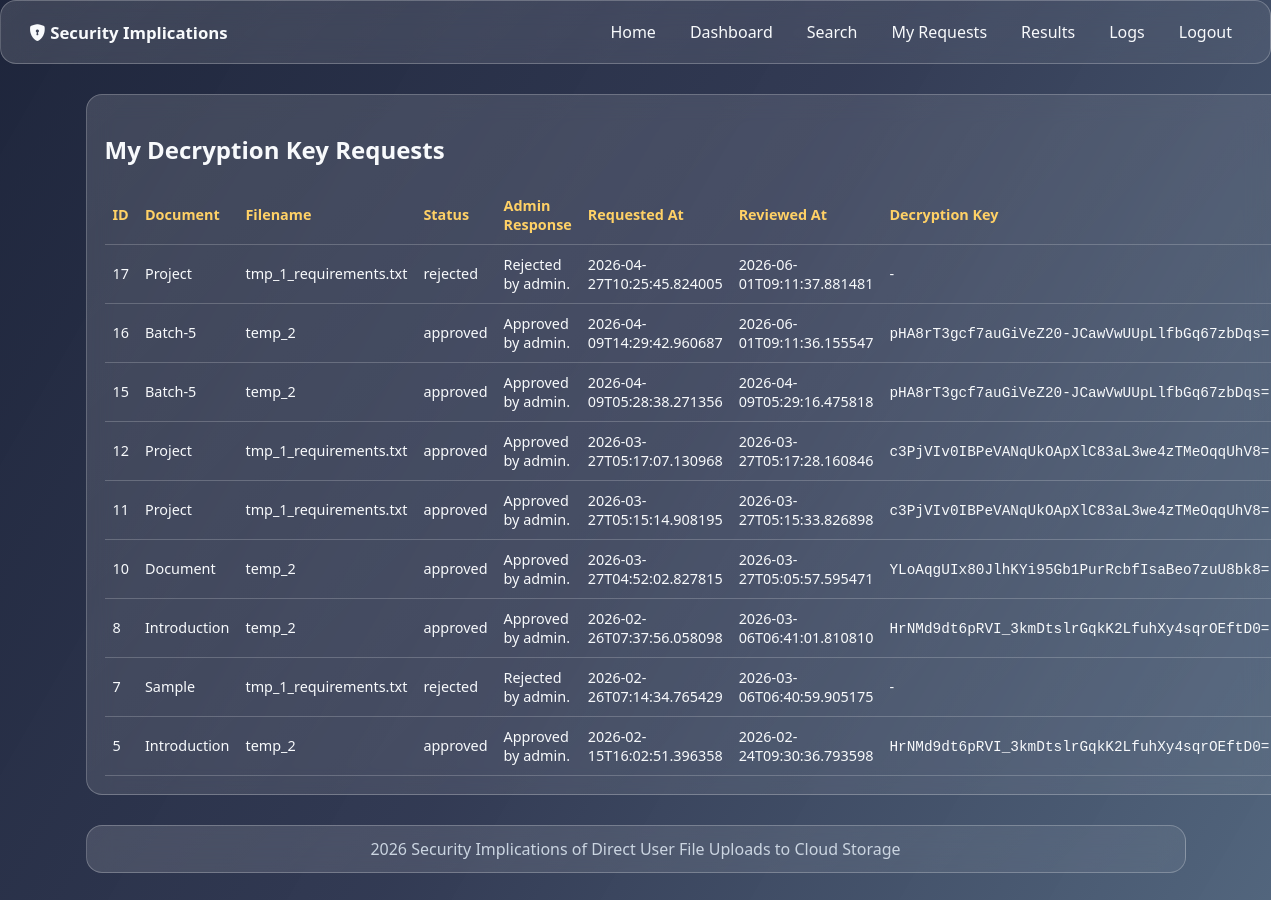
Page /user/requests (signed in) on the committed database.
### tables this page shows
CREATE TABLE decryption_requests (
    id INTEGER PRIMARY KEY AUTOINCREMENT,
    user_id INTEGER NOT NULL,
    file_id INTEGER NOT NULL,
    request_message TEXT NOT NULL,
    status TEXT NOT NULL DEFAULT 'pending',
    admin_response TEXT,
    decryption_key TEXT,
    created_at TEXT NOT NULL,
    reviewed_at TEXT,
    reviewed_by INTEGER,
    FOREIGN KEY(user_id) REFERENCES users(id),
    FOREIGN KEY(file_id) REFERENCES uploads(id),
    FOREIGN KEY(reviewed_by) REFERENCES users(id)
);

CREATE TABLE uploads (
    id INTEGER PRIMARY KEY AUTOINCREMENT,
    user_id INTEGER NOT NULL,
    document_title TEXT NOT NULL,
    original_filename TEXT NOT NULL,
    encrypted_path TEXT NOT NULL,
    file_hash TEXT NOT NULL,
    file_size INTEGER NOT NULL,
    aes_key TEXT NOT NULL,
    blockchain_tx_hash TEXT NOT NULL,
    uploaded_at TEXT NOT NULL,
    key_generation_time REAL NOT NULL,
    encryption_time REAL NOT NULL,
    decryption_time REAL NOT NULL,
    response_time REAL NOT NULL,
    computational_overhead REAL NOT NULL,
    total_change_rate REAL NOT NULL,
    FOREIGN KEY(user_id) REFERENCES users(id)
);

### app.py (the view)
@app.route("/user/requests")
@login_required
def user_requests():
    db = get_db()
    rows = db.execute(
        """
        SELECT dr.*, up.document_title, up.original_filename
        FROM decryption_requests dr
        JOIN uploads up ON up.id = dr.file_id
        WHERE dr.user_id = ?
        ORDER BY dr.id DESC
        """,
        (session["user_id"],),
    ).fetchall()
    return render_template("user_requests.html", rows=rows)

### app.py (called while the page is built)
def get_db():
    if "db" not in g:
        g.db = sqlite3.connect(DB_PATH)
        g.db.row_factory = sqlite3.Row
    return g.db

def login_required(view):
    @wraps(view)
    def wrapped(*args, **kwargs):
        if session.get("user_id") is None:
            return redirect(url_for("login"))
        return view(*args, **kwargs)
    return wrapped

@app.context_processor
def inject_now():
    return {"now_year": datetime.utcnow().year}

### templates/user_requests.html
{% extends "base.html" %}
{% block content %}
<section class="panel glass">
  <h2>My Decryption Key Requests</h2>
  <table>
    <thead>
      <tr>
        <th>ID</th>
        <th>Document</th>
        <th>Filename</th>
        <th>Status</th>
        <th>Admin Response</th>
        <th>Requested At</th>
        <th>Reviewed At</th>
        <th>Decryption Key</th>
      </tr>
    </thead>
    <tbody>
      {% for row in rows %}
      <tr>
        <td>{{ row.id }}</td>
        <td>{{ row.document_title }}</td>
        <td>{{ row.original_filename }}</td>
        <td>{{ row.status }}</td>
        <td>{{ row.admin_response or "-" }}</td>
        <td>{{ row.created_at }}</td>
        <td>{{ row.reviewed_at or "-" }}</td>
        <td>
          {% if row.status == 'approved' %}
            <code>{{ row.decryption_key }}</code>
          {% else %}
            -
          {% endif %}
        </td>
      </tr>
      {% endfor %}
    </tbody>
  </table>
</section>
{% endblock %}

### static/css/style.css (style rules this page uses)
:root { --bg-1: #0b132b; --bg-2: #1c2541; --bg-3: #3a506b; --accent: #5bc0be; --accent-2: #ffd166; --text: #f8fafc; --muted: #cbd5e1; }
* { box-sizing: border-box; }
body { margin: 0; min-height: 100vh; color: var(--text); font-family: "Segoe UI", Tahoma, Geneva, Verdana, sans-serif; background: linear-gradient( 120deg, rgba(11, 19, 43, 0.92), rgba(28, 37, 65, 0.9), rgba(58, 80, 107, 0.88) ), url("https://images.unsplash.com/photo-1558494949-ef010cbdcc31?auto=format&fit=crop&w=1600&q=80") center/cover fixed; }
.glass { background: linear-gradient( 135deg, rgba(255, 255, 255, 0.14), rgba(255, 255, 255, 0.06) ); border: 1px solid rgba(255, 255, 255, 0.24); backdrop-filter: blur(12px); border-radius: 16px; }
.card, .metric-card, .panel { padding: 18px; }
table { width: 100%; border-collapse: collapse; margin-top: 10px; font-size: 0.9rem; }
th, td { border-bottom: 1px solid rgba(255, 255, 255, 0.2); padding: 10px 8px; text-align: left; }
th { color: var(--accent-2); font-weight: 600; }

### rows in the picture
decryption_requests: id "17", document_title "Project", original_filename "tmp_1_requirements.txt", status "rejected", admin_response "Rejected by admin.", created_at "2026-04-27T10:25:45.824005", reviewed_at "2026-06-01T09:11:37.881481"
decryption_requests: id "16", document_title "Batch-5", original_filename "temp_2", status "approved", admin_response "Approved by admin.", created_at "2026-04-09T14:29:42.960687", reviewed_at "2026-06-01T09:11:36.155547", decryption_key "pHA8rT3gcf7auGiVeZ20-JCawVwUUpLlfbGq67zbDqs="
decryption_requests: id "15", document_title "Batch-5", original_filename "temp_2", status "approved", admin_response "Approved by admin.", created_at "2026-04-09T05:28:38.271356", reviewed_at "2026-04-09T05:29:16.475818", decryption_key "pHA8rT3gcf7auGiVeZ20-JCawVwUUpLlfbGq67zbDqs="
decryption_requests: id "12", document_title "Project", original_filename "tmp_1_requirements.txt", status "approved", admin_response "Approved by admin.", created_at "2026-03-27T05:17:07.130968", reviewed_at "2026-03-27T05:17:28.160846", decryption_key "c3PjVIv0IBPeVANqUkOApXlC83aL3we4zTMeOqqUhV8="
decryption_requests: id "11", document_title "Project", original_filename "tmp_1_requirements.txt", status "approved", admin_response "Approved by admin.", created_at "2026-03-27T05:15:14.908195", reviewed_at "2026-03-27T05:15:33.826898", decryption_key "c3PjVIv0IBPeVANqUkOApXlC83aL3we4zTMeOqqUhV8="
decryption_requests: id "10", document_title "Document", original_filename "temp_2", status "approved", admin_response "Approved by admin.", created_at "2026-03-27T04:52:02.827815", reviewed_at "2026-03-27T05:05:57.595471", decryption_key "YLoAqgUIx80JlhKYi95Gb1PurRcbfIsaBeo7zuU8bk8="
decryption_requests: id "8", document_title "Introduction", original_filename "temp_2", status "approved", admin_response "Approved by admin.", created_at "2026-02-26T07:37:56.058098", reviewed_at "2026-03-06T06:41:01.810810", decryption_key "HrNMd9dt6pRVI_3kmDtslrGqkK2LfuhXy4sqrOEftD0="
decryption_requests: id "7", document_title "Sample", original_filename "tmp_1_requirements.txt", status "rejected", admin_response "Rejected by admin.", created_at "2026-02-26T07:14:34.765429", reviewed_at "2026-03-06T06:40:59.905175"
decryption_requests: id "5", document_title "Introduction", original_filename "temp_2", status "approved", admin_response "Approved by admin.", created_at "2026-02-15T16:02:51.396358", reviewed_at "2026-02-24T09:30:36.793598", decryption_key "HrNMd9dt6pRVI_3kmDtslrGqkK2LfuhXy4sqrOEftD0="
